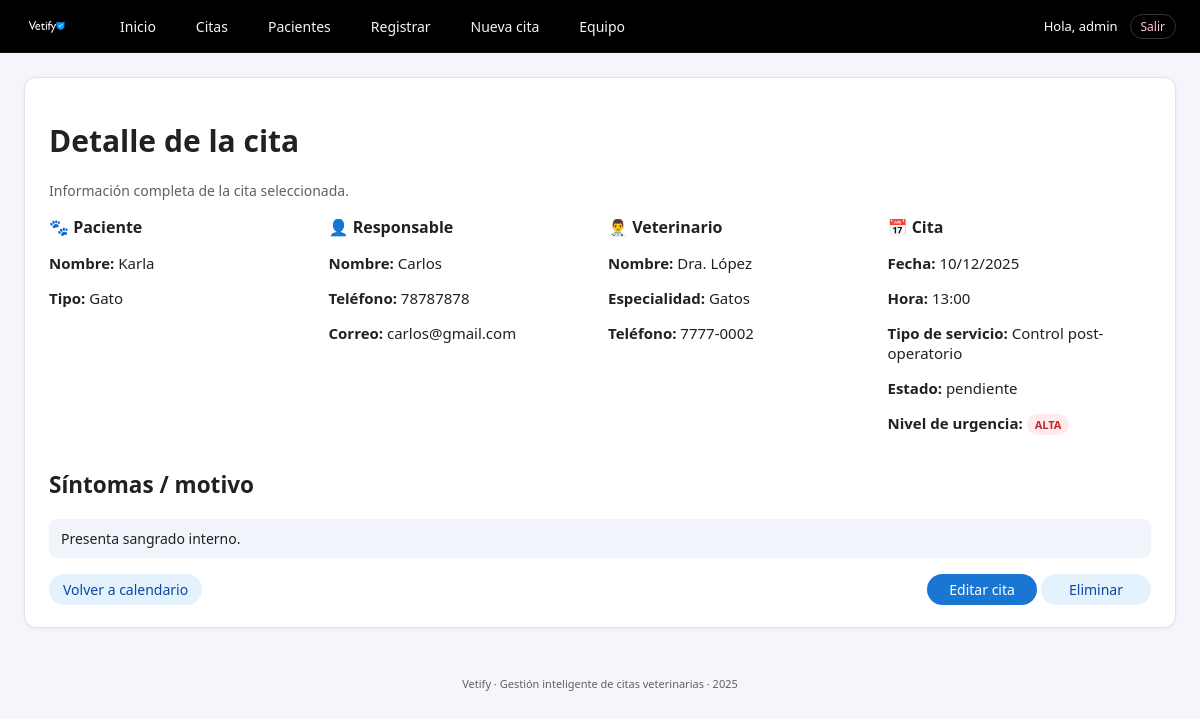
The app's page /cita/11 (signed in) with its own data.
### tables this page shows
CREATE TABLE mascotas (
        id INTEGER PRIMARY KEY AUTOINCREMENT,
        nombre TEXT NOT NULL,
        tipo TEXT NOT NULL,
        raza TEXT,
        edad INTEGER,
        peso REAL,
        dueno_id INTEGER NOT NULL, fecha_registro TEXT,
        FOREIGN KEY (dueno_id) REFERENCES duenos(id)
    );

CREATE TABLE duenos (
        id INTEGER PRIMARY KEY AUTOINCREMENT,
        nombre TEXT NOT NULL,
        telefono TEXT NOT NULL,
        correo TEXT NOT NULL
    );

CREATE TABLE veterinarios (
        id INTEGER PRIMARY KEY AUTOINCREMENT,
        nombre TEXT NOT NULL,
        especialidad TEXT NOT NULL,
        telefono TEXT NOT NULL
    );

CREATE TABLE citas (
        id INTEGER PRIMARY KEY AUTOINCREMENT,
        mascota_id INTEGER NOT NULL,
        vet_id INTEGER NOT NULL,
        fecha_hora TEXT NOT NULL,
        tipo_servicio TEXT NOT NULL,
        sintomas TEXT,
        urgencia TEXT,
        estado TEXT NOT NULL DEFAULT 'pendiente',
        FOREIGN KEY (mascota_id) REFERENCES mascotas(id),
        FOREIGN KEY (vet_id) REFERENCES veterinarios(id)
    );

### app.py (the view)
@app.route("/cita/<int:cita_id>")
@login_required
def cita_detalle(cita_id: int):
    cita = obtener_cita_por_id(cita_id)
    if not cita:
        flash("La cita seleccionada no existe.", "error")
        return redirect(url_for("citas"))
    return render_template("cita_detalle.html", cita=cita)

### app.py (called while the page is built)
def login_required(f):
    @wraps(f)
    def decorated_function(*args, **kwargs):
        if 'user_id' not in session:
            flash("Debes iniciar sesión para acceder.", "error")
            return redirect(url_for('login'))
        return f(*args, **kwargs)
    return decorated_function

### db.py (called while the page is built)
def get_connection():
    conn = sqlite3.connect(DB_NAME)
    conn.row_factory = sqlite3.Row
    return conn

### services.py (called while the page is built)
def obtener_cita_por_id(cita_id: int):
    conn = get_connection()
    cur = conn.cursor()
    cur.execute("""
        SELECT c.id,
               c.fecha_hora,
               c.tipo_servicio,
               c.urgencia,
               c.sintomas,
               c.estado,
               m.nombre AS mascota,
               m.tipo   AS tipo_mascota,
               d.nombre AS dueno,
               d.telefono AS dueno_telefono,
               d.correo   AS dueno_correo,
               v.nombre   AS vet,
               v.especialidad AS vet_especialidad,
               v.telefono     AS vet_telefono
        FROM citas c
        JOIN mascotas m ON c.mascota_id = m.id
        JOIN duenos d   ON m.dueno_id = d.id
        JOIN veterinarios v ON c.vet_id = v.id
        WHERE c.id = ?;
    """, (cita_id,))
    fila = cur.fetchone()
    conn.close()
    return fila

### templates/cita_detalle.html (shortened to what this page needs)
{% extends "base.html" %}
{% block content %}
<div class="card">
    <h1>Detalle de la cita</h1>
    <p class="form-sub">
        Información completa de la cita seleccionada.
    </p>
    <div class="detalle-grid">
        <section>
            <h2>🐾 Paciente</h2>
            <p><strong>Nombre:</strong> {{ cita['mascota'] }}</p>
            <p><strong>Tipo:</strong> {{ cita['tipo_mascota'] }}</p>
        </section>
        <section>
            <h2>👤 Responsable</h2>
            <p><strong>Nombre:</strong> {{ cita['dueno'] }}</p>
            <p><strong>Teléfono:</strong> {{ cita['dueno_telefono'] }}</p>
            <p><strong>Correo:</strong> {{ cita['dueno_correo'] }}</p>
        </section>
        <section>
            <h2>👨‍⚕️ Veterinario</h2>
            <p><strong>Nombre:</strong> {{ cita['vet'] }}</p>
            <p><strong>Especialidad:</strong> {{ cita['vet_especialidad'] }}</p>
            <p><strong>Teléfono:</strong> {{ cita['vet_telefono'] }}</p>
        </section>
        <section>
            <h2>📅 Cita</h2>
            {% set dt = cita['fecha_hora'] %}
            <p><strong>Fecha:</strong> {{ dt[8:10] }}/{{ dt[5:7] }}/{{ dt[0:4] }}</p>
            <p><strong>Hora:</strong> {{ dt[11:16] }}</p>
            <p><strong>Tipo de servicio:</strong> {{ cita['tipo_servicio'] }}</p>
            <p><strong>Estado:</strong> {{ cita['estado'] }}</p>
            <p>
                <strong>Nivel de urgencia:</strong>
                {% set urg = (cita['urgencia'] or '').lower() %}
                {% if urg == 'alta' %}
                    <span class="urg-tag urg-alta">ALTA</span>
                {% elif urg == 'media' %}
                    <span class="urg-tag urg-media">MEDIA</span>
                {% elif urg == 'baja' %}
                    <span class="urg-tag urg-baja">BAJA</span>
                {% else %}
                    <span class="urg-tag">N/A</span>
                {% endif %}
            </p>
        </section>
    </div>
    <div class="detalle-sintomas">
        <h2>Síntomas / motivo</h2>
        <div class="texto-sintomas">
            {% if cita['sintomas'] %}
                {{ cita['sintomas'] }}
            {% else %}
                <span class="symptoms-empty">Sin descripción registrada.</span>
            {% endif %}
        </div>
    </div>
    <div class="form-actions" style="margin-top: 16px; justify-content: space-between;">
        <div>
            <a href="{{ url_for('citas') }}" class="btn btn-secondary">Volver a calendario</a>
        </div>
        <div>
            <a href="{{ url_for('cita_editar', cita_id=cita['id']) }}" class="btn btn-primary">Editar cita</a>
            <form action="{{ url_for('cita_eliminar', cita_id=cita['id']) }}"
                  method="post"
                  style="display:inline;"
                  onsubmit="return confirm('¿Seguro que deseas eliminar esta cita?');">
                <button type="submit" class="btn btn-secondary">Eliminar</button>
            </form>
        </div>
    </div>
</div>
{% endblock %}

### static/css/styles.css (style rules this page uses)
:root { --primary: #1976D2; --primary-dark: #0D47A1; --accent: #FFC107; --bg: #F4F6FB; --card-bg: #FFFFFF; --text-main: #212121; --text-soft: #616161; --border-soft: #E0E3EF; --danger: #C62828; --warning: #F9A825; --success: #2E7D32; }
* { box-sizing: border-box; font-family: "Segoe UI", system-ui, sans-serif; }
body { margin: 0; background: var(--bg); color: var(--text-main); font-size: 15px; }
.card { background: var(--card-bg); border-radius: 12px; border: 1px solid var(--border-soft); padding: 22px 24px; box-shadow: 0 1px 3px rgba(15, 23, 42, 0.06); }
.btn { display: inline-flex; align-items: center; justify-content: center; font-size: 14px; padding: 6px 14px; border-radius: 999px; border: none; cursor: pointer; text-decoration: none; text-align: center; min-width: 110px; height: auto; font-weight: 500; }
.btn-primary { background: var(--primary); color: #FFFFFF; }
.btn-secondary { background: #E3F2FD; color: var(--primary-dark); }
.form-sub { font-size: 14px; color: var(--text-soft); margin-bottom: 16px; }
.form-actions { grid-column: 1 / -1; margin-top: 18px; display: flex; justify-content: flex-end; align-items: center; gap: 10px; }
.urg-tag { display: inline-block; padding: 3px 8px; border-radius: 999px; font-size: 11px; font-weight: 600; }
.urg-alta { background: #FFEBEE; color: var(--danger); }
.detalle-grid { display: grid; grid-template-columns: repeat(auto-fit, minmax(220px, 1fr)); gap: 16px; margin-top: 10px; margin-bottom: 16px; }
.detalle-grid section h2 { margin-top: 0; margin-bottom: 6px; font-size: 16px; }
.detalle-sintomas { margin-top: 10px; }
.texto-sintomas { font-size: 14px; line-height: 1.4; color: var(--text-main); background: #F1F5FB; padding: 10px 12px; border-radius: 8px; }

### records on screen
mascotas: mascota "Karla", tipo_mascota "Gato"
duenos: dueno "Carlos", dueno_telefono "78787878", dueno_correo "carlos@gmail.com"
veterinarios: vet "Dra. López", vet_especialidad "Gatos", vet_telefono "7777-0002"
citas: fecha_hora "10", fecha_hora "12", fecha_hora "2025", fecha_hora "13:00", tipo_servicio "Control post-operatorio", estado "pendiente", sintomas "Presenta sangrado interno."

### other values on screen
{{ session.get('username') }} "admin"
